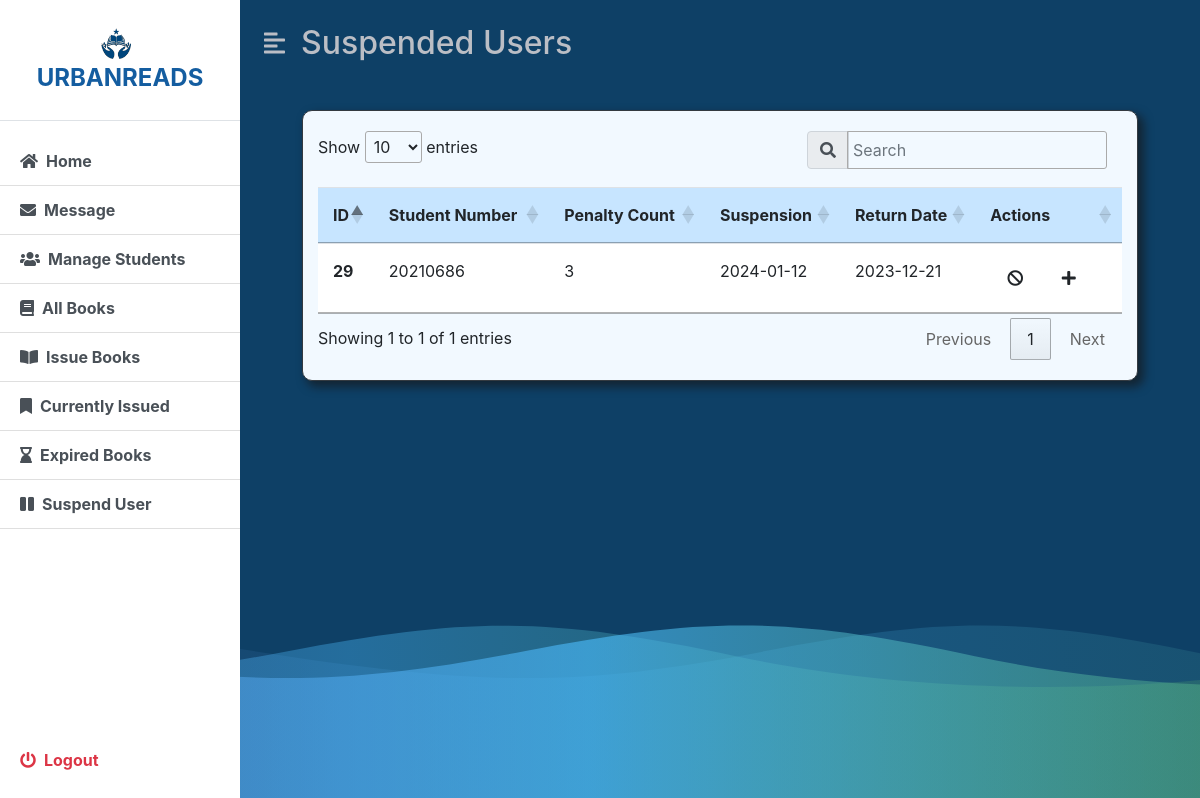
The page /admin/suspendedUser.php (signed in) on the database as committed earlier.
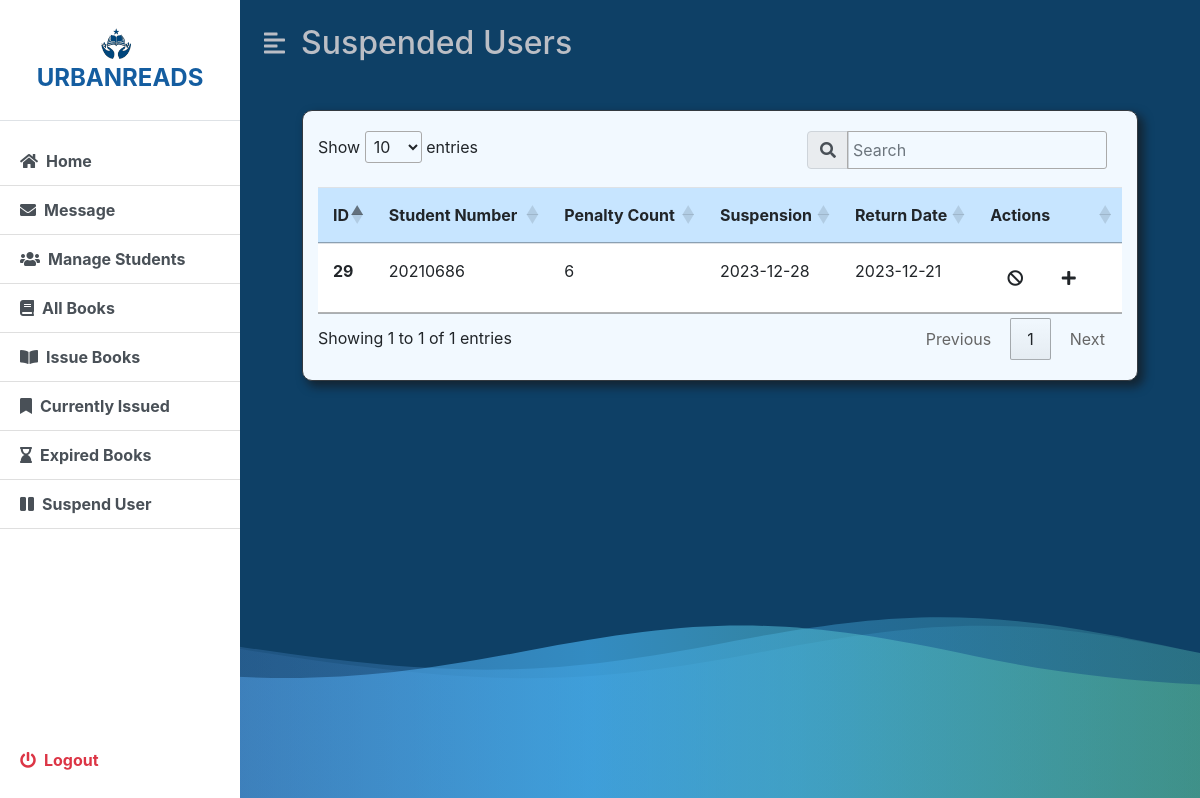
The same page on the database as committed later.
### tables this page shows
CREATE TABLE `penalty` (
  `penalty_id` int(11) NOT NULL,
  `id` int(11) NOT NULL,
  `student_number` varchar(50) NOT NULL,
  `count` int(11) NOT NULL,
  `suspension` date DEFAULT (curdate() + interval 7 day),
  `penalty_deadline` date DEFAULT (curdate() + interval 7 day)
);

### admin/suspendedUser.php (the view, shortened to what this page needs)
<?php
    include('../dbconfig.php');
    $displaySuspendedUsers = "SELECT * FROM penalty";
    $stmt = $pdo->prepare($displaySuspendedUsers);
    $stmt->execute();
    $rows = $stmt->fetchAll(PDO::FETCH_OBJ);
?>
<!DOCTYPE html>
<html lang="en">
<head>
    <link rel="stylesheet" href="includes/style.css">
    <link rel="stylesheet" href="Bootsrap\css\bootstrap.min.css">
    <link rel="stylesheet" href="https://cdnjs.cloudflare.com/ajax/libs/font-awesome/5.15.3/css/all.min.css" />
    <link rel="stylesheet" href="https://cdn.datatables.net/1.13.6/css/jquery.dataTables.min.css">
     <link href="https://maxcdn.bootstrapcdn.com/bootstrap/4.5.2/css/bootstrap.min.css" rel="stylesheet">
</head>
<body>
    <div class="background-container">
        <div class="d-flex" id="wrapper">
            <?php include('includes/sidebar.php'); ?>
            <div id="page-content-wrapper" class="scrollable-content">
                <nav class="navbar navbar-expand-lg navbar-light bg-transparent py-4 px-4">
                    <div class="d-flex align-items-center">
                        <i class="fas fa-align-left second-text fs-4 me-3" id="menu-toggle"></i>
                        <h2 class="fs-2 m-0 second-text">Suspended Users</h2>
                    </div>
                </nav>
                <div class="container-fluid px-4">
                    <form action="" method="post" class="post">
                        <br>
                        <div class="container col-md-11 maintop border border-dark">
                            <table class="table table-bordered-dark" id="tbl-borrowed-books">
                                <thead>
                                    <tr>
                                        <th>ID</th>
                                        <th>Student Number</th>
                                        <th>Penalty Count</th>
                                        <th>Suspension</th>
                                        <th>Return Date</th>
                                        <th>Actions</th>
                                    </tr>
                                </thead>
                                    <?php
                                    foreach($rows as $row){
                                        $id = $row->id;
                                        $student_number = $row->student_number;
                                        echo ' <tr>
                                            <th scope="row">' . $row->id . '</th>
                                            <td>' . $row->student_number . '</td>
                                            <td>' . $row->count. '</td>
                                            <td>' . $row->suspension . '</td>
                                            <td>' . $row->penalty_deadline . '</td>
                                            <td>
                                                <a class="btn mx-auto" data-toggle="tooltip" title="Block User" onclick="blacklist(\'' . $id . '\', \'' . $student_number . '\')">
                                                    <i class="fa fa-ban mx-1"></i>
                                                </a>
                                                <a class="btn mx-auto" data-toggle="tooltip" title="Add Penalty Count" onclick="addCount(\'' . $id . '\', \'' . $student_number . '\')">
                                                    <i class="fa fa-plus mx-1"></i>
                                                </a>
                                            </td>
                                        </tr>';
                                    }
                                    ?>
                            </table>
                        </div>
                    </form>
                    <br>
                    <br>
                </div>
            </div>
        </div>
    </div>
</body>
</html>

Rows that differ between the two databases and show on the page:
changed penalty: count "3" → "6"; suspension "2024-01-12" → "2023-12-28"
